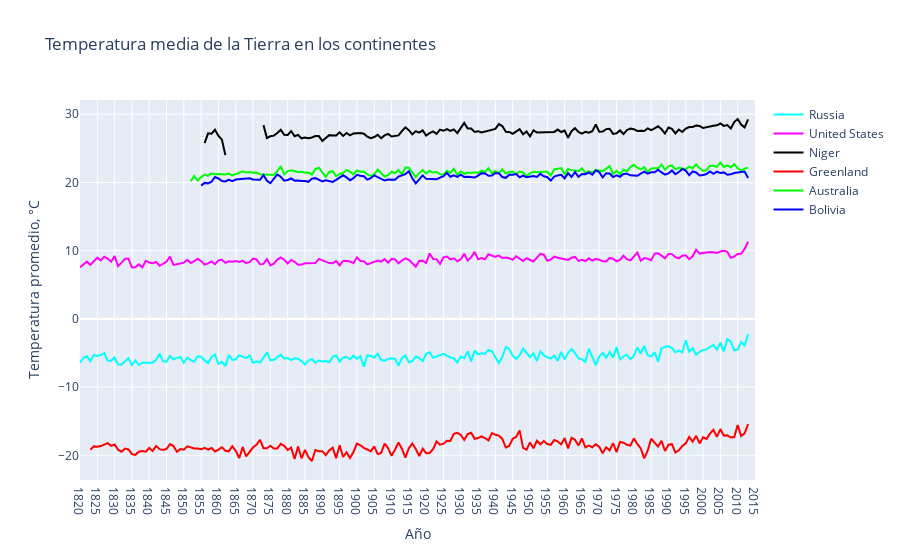

This figure's notebook cell:
### Markdown cell above
**Veamos el gráfico de cambios de temperatura anuales en ciertos continentes (supongamos que tomamos en consideración un país por continente)**.

### Code cell
continent = ['Russia', 'United States', 'Niger', 'Greenland', 'Australia', 'Bolivia']
mean_temp_year_country = [ [0] * len(years[70:]) for i in range(len(continent))]
j = 0
for country in continent:
    all_temp_country = global_temp_country_clear[global_temp_country_clear['Country'] == country]
    i = 0
    for year in years[70:]:
        mean_temp_year_country[j][i] = all_temp_country[all_temp_country['dt'].apply(
                lambda x: x[:4]) == year]['AverageTemperature'].mean()
        i +=1
    j += 1

traces = []
colors = ['rgb(0, 255, 255)', 'rgb(255, 0, 255)', 'rgb(0, 0, 0)',
          'rgb(255, 0, 0)', 'rgb(0, 255, 0)', 'rgb(0, 0, 255)']
for i in range(len(continent)):
    traces.append(go.Scatter(
        x=years[70:],
        y=mean_temp_year_country[i],
        mode='lines',
        name=continent[i],
        line=dict(color=colors[i]),
    ))

layout = go.Layout(
    xaxis=dict(title='Año'),
    yaxis=dict(title='Temperatura promedio, °C'),
    title='Temperatura media de la Tierra en los continentes',)

fig = go.Figure(data=traces, layout=layout)
py.iplot(fig)

### Figure 1 — Plotly figure (JSON) as saved in the notebook; plotly's stock layout.template omitted (floating-point values rounded to 4 significant figures; data arrays with more than 128 entries replaced by an {"elided": "..."} marker saying what was removed)
{"data": [{"line": {"color": "rgb(0, 255, 255)"}, "mode": "lines", "name": "Russia", "type": "scatter", "x": {"elided": "196 str values"}, "y": {"elided": "196 float values"}}, {"line": {"color": "rgb(255, 0, 255)"}, "mode": "lines", "name": "United States", "type": "scatter", "x": {"elided": "196 str values"}, "y": {"elided": "196 float values"}}, {"line": {"color": "rgb(0, 0, 0)"}, "mode": "lines", "name": "Niger", "type": "scatter", "x": {"elided": "196 str values"}, "y": {"elided": "196 float values"}}, {"line": {"color": "rgb(255, 0, 0)"}, "mode": "lines", "name": "Greenland", "type": "scatter", "x": {"elided": "196 str values"}, "y": {"elided": "196 float values"}}, {"line": {"color": "rgb(0, 255, 0)"}, "mode": "lines", "name": "Australia", "type": "scatter", "x": {"elided": "196 str values"}, "y": {"elided": "196 float values"}}, {"line": {"color": "rgb(0, 0, 255)"}, "mode": "lines", "name": "Bolivia", "type": "scatter", "x": {"elided": "196 str values"}, "y": {"elided": "196 float values"}}], "layout": {"autosize": true, "title": {"text": "Temperatura media de la Tierra en los continentes"}, "xaxis": {"autorange": true, "range": [0, 195], "title": {"text": "Año"}, "type": "category"}, "yaxis": {"autorange": true, "range": [-23.62, 32.09], "title": {"text": "Temperatura promedio, °C"}, "type": "linear"}}}
